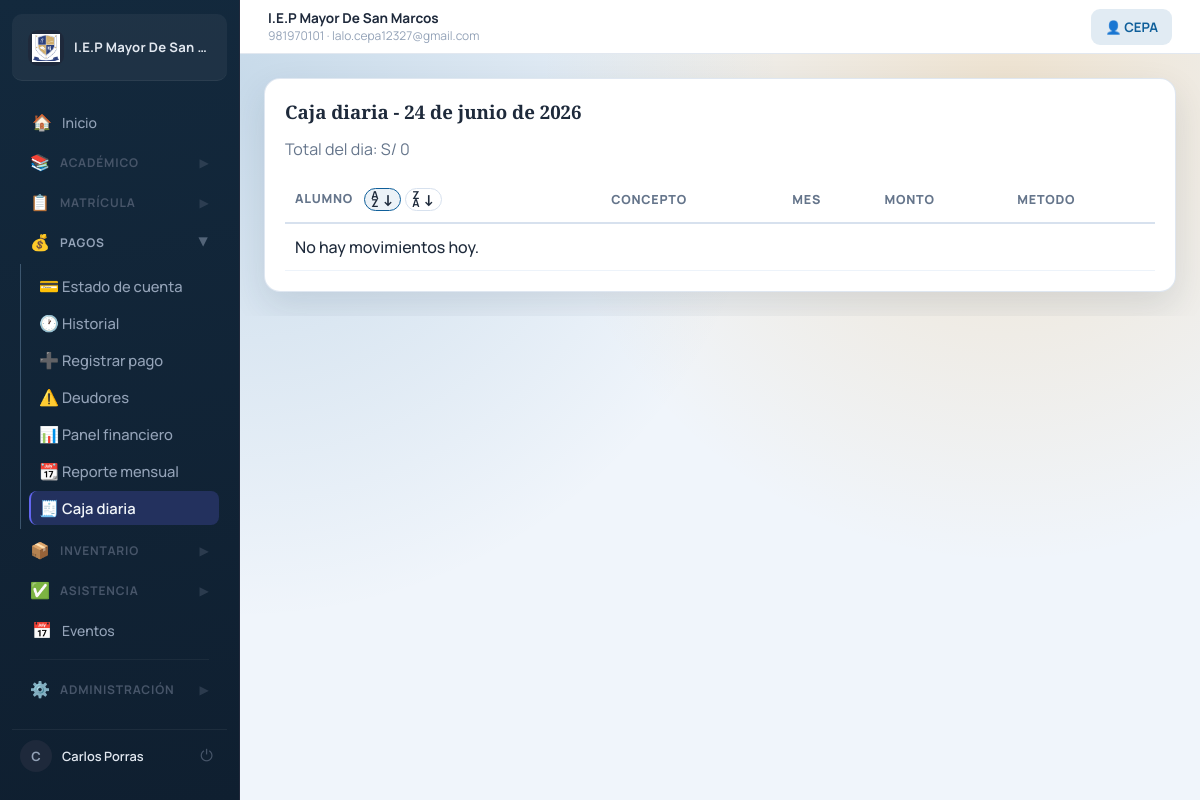
/payments/cash/ (signed in), run on an earlier commit of the app's database.
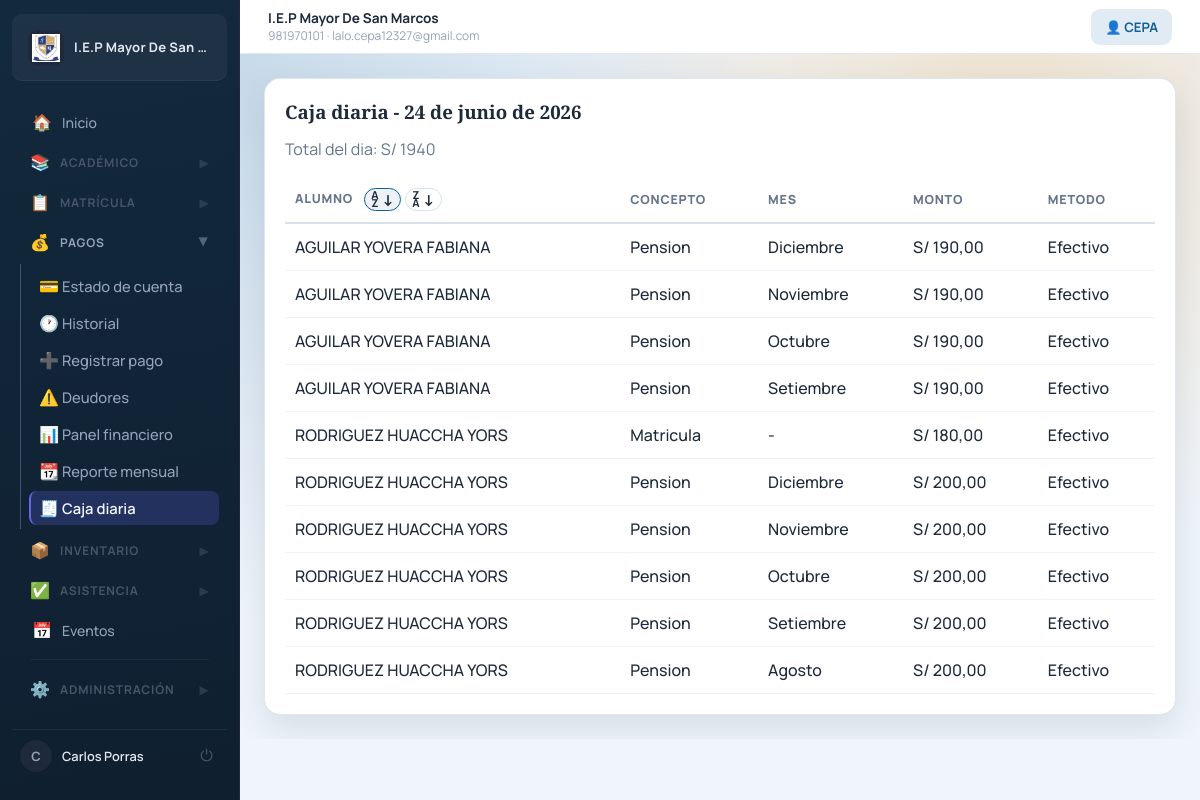
And on a later commit of the database.
### finance/models.py (models this page shows, shortened)
class Payment(models.Model):
    METHOD_CASH = 'cash'
    METHOD_TRANSFER = 'transfer'
    METHOD_YAPE_PLIN = 'yape_plin'
    METHOD_CHOICES = (
        (METHOD_CASH, 'Efectivo'),
        (METHOD_TRANSFER, 'Transferencia'),
        (METHOD_YAPE_PLIN, 'Yape/Plin'),
    )
    fee = models.ForeignKey(Fee, on_delete=models.CASCADE)
    amount = models.DecimalField(max_digits=10, decimal_places=2)
    payment_date = models.DateField(auto_now_add=True)
    method = models.CharField(max_length=20, choices=METHOD_CHOICES, default=METHOD_CASH)
    proof_image = models.FileField(upload_to='payment_proofs/', blank=True, null=True)
    comment = models.TextField(blank=True)

class Fee(models.Model):
    CONCEPT_ENROLLMENT = 'matricula'
    CONCEPT_PENSION = 'pension'
    CONCEPT_SCHOOL_SUPPLIES = 'material_escolar'
    CONCEPT_BOOK = 'libro'
    CONCEPT_BAND_UNIFORM = 'uniforme_banda'
    CONCEPT_SCHOOL_UNIFORM = 'uniforme_colegio'
    CONCEPT_PRODUCT = 'producto_inventario'
    CONCEPT_CHOICES = (
        (CONCEPT_ENROLLMENT, 'Matricula'),
        (CONCEPT_PENSION, 'Pension'),
        (CONCEPT_SCHOOL_SUPPLIES, 'Material escolar'),
        (CONCEPT_BOOK, 'Libro'),
        (CONCEPT_BAND_UNIFORM, 'Uniforme de Banda'),
        (CONCEPT_SCHOOL_UNIFORM, 'Uniforme del Colegio'),
        (CONCEPT_PRODUCT, 'Producto de inventario'),
    )
    MONTH_CHOICES = (
        (1, 'Enero'),
        (2, 'Febrero'),
        (3, 'Marzo'),
        (4, 'Abril'),
        (5, 'Mayo'),
        (6, 'Junio'),
        (7, 'Julio'),
        (8, 'Agosto'),
        (9, 'Setiembre'),
        (10, 'Octubre'),
        (11, 'Noviembre'),
        (12, 'Diciembre'),
    )
    enrollment = models.ForeignKey(Enrollment, on_delete=models.CASCADE)
    concept = models.CharField(max_length=30, choices=CONCEPT_CHOICES)
    pension_month = models.PositiveSmallIntegerField(choices=MONTH_CHOICES, null=True, blank=True)
    course = models.ForeignKey('academic.Course', on_delete=models.SET_NULL, null=True, blank=True, verbose_name="Curso (para libros)")
    inventory_product = models.ForeignKey(
        'inventory.Product',
        on_delete=models.SET_NULL,
        null=True, blank=True,
        verbose_name='Producto de inventario',
        related_name='fees',
    )
    inventory_quantity = models.PositiveIntegerField(default=1, verbose_name='Cantidad vendida')
    amount = models.DecimalField(max_digits=10, decimal_places=2)
    amount_paid = models.DecimalField(max_digits=10, decimal_places=2, default=Decimal('0.00'))
    due_date = models.DateField()
    STATUS = (
        ('pending', 'Pendiente'),
        ('partial', 'Parcial'),
        ('paid', 'Pagado'),
    )
    status = models.CharField(max_length=20, choices=STATUS, default='pending')
    created_at = models.DateTimeField(auto_now_add=True)
    @property
    def pending(self):
        return self.balance

### enrollment/models.py (models this page shows, shortened)
class Enrollment(models.Model):
    STATUS = (
        ('active', 'Activo'),
        ('retired', 'Retirado'),
        ('transferred', 'Trasladado'),
        ('finished', 'Finalizado'),
    )
    student = models.ForeignKey(Student, on_delete=models.CASCADE)
    academic_year = models.ForeignKey(AcademicYear, on_delete=models.CASCADE)
    section = models.ForeignKey(Section, on_delete=models.CASCADE)
    status = models.CharField(max_length=20, choices=STATUS, default='active')
    enrolled_at = models.DateTimeField(auto_now_add=True)

### students/models.py (models this page shows)
class Student(models.Model):
    dni = models.CharField(max_length=8, unique=True)
    first_name = models.CharField(max_length=150)
    last_name = models.CharField(max_length=150)
    birth_date = models.DateField(null=True, blank=True)
    address = models.TextField(blank=True, default='')
    parent_name = models.CharField(max_length=150, blank=True, default='')
    parent_phone = models.CharField(max_length=15, blank=True, default='')
    father_name = models.CharField(max_length=150, blank=True, default='')
    mother_name = models.CharField(max_length=150, blank=True, default='')
    father_phone = models.CharField(max_length=15, blank=True, default='')
    mother_phone = models.CharField(max_length=15, blank=True, default='')
    def __str__(self):
        return f"{self.first_name} {self.last_name}"

### finance/views.py (the view)
# urls.py: path('cash/', cash_report, name='cash_report'),
@role_required('admin', 'director')
def cash_report(request):
    student_order = resolve_student_order(request)
    today = timezone.localdate()
    payments = order_queryset_by_student_name(
        Payment.objects.select_related('fee__enrollment__student').filter(payment_date=today),
        prefix='fee__enrollment__student',
        student_order=student_order,
        extra_fields=['-id'],
    )
    total = payments.aggregate(total=Sum('amount'))['total'] or 0
    context = {'payments': payments, 'total': total, 'today': today}
    context.update(student_order_context(request, student_order))
    return render(request, 'finance/cash_report.html', context)

### core/student_ordering.py (called while the page is built)
def resolve_student_order(request, param='student_order'):
    selected_order = (
        request.GET.get(param)
        or request.POST.get(param)
        or DEFAULT_STUDENT_ORDER
    ).lower()
    if selected_order not in VALID_STUDENT_ORDERS:
        return DEFAULT_STUDENT_ORDER
    return selected_order

def student_order_fields(prefix='', student_order=DEFAULT_STUDENT_ORDER):
    if prefix:
        prefix = prefix if prefix.endswith('__') else f'{prefix}__'
    fields = [
        f'{prefix}first_name',
        f'{prefix}last_name',
    ]
    if student_order == 'za':
        return [f'-{field}' for field in fields]
    return fields

def order_queryset_by_student_name(queryset, prefix='', student_order=DEFAULT_STUDENT_ORDER, extra_fields=None):
    order_fields = list(student_order_fields(prefix=prefix, student_order=student_order))
    if extra_fields:
        order_fields.extend(extra_fields)
    return queryset.order_by(*order_fields)

### schools/context_processors.py (called while the page is built)
def school_context(request):
    system_school = School.objects.order_by('id').first()
    return {
        'system_school': system_school,
    }

### finance/templates/finance/cash_report.html (shortened to what this page needs)
{% extends 'base.html' %}
{% block content %}
<section class="card">
    <div class="section-head">
        <h1>Caja diaria - {{ today }}</h1>
    </div>
    <p class="muted">Total del dia: S/ {{ total }}</p>
    <div class="table-wrap">
        <table>
            <thead>
                <tr>
                    <th>Alumno {% include 'includes/student_order_controls.html' %}</th>
                    <th>Concepto</th>
                    <th>Mes</th>
                    <th>Monto</th>
                    <th>Metodo</th>
                </tr>
            </thead>
            <tbody>
                {% for payment in payments %}
                    <tr>
                        <td>{{ payment.fee.enrollment.student }}</td>
                        <td>{{ payment.fee.get_concept_display }}</td>
                        <td>{{ payment.fee.get_pension_month_display|default:"-" }}</td>
                        <td>S/ {{ payment.amount }}</td>
                        <td>{{ payment.get_method_display }}</td>
                    </tr>
                {% empty %}
                    <tr><td colspan="5">No hay movimientos hoy.</td></tr>
                {% endfor %}
            </tbody>
        </table>
    </div>
</section>
{% endblock %}

What changed in the data, as far as the page shows it:
added Payment: fee.enrollment.student "AGUILAR YOVERA FABIANA", fee.concept "Pension", fee.pension_month "Diciembre", amount "190,00", method "Efectivo"
added Payment: fee.enrollment.student "AGUILAR YOVERA FABIANA", fee.concept "Pension", fee.pension_month "Noviembre", amount "190,00", method "Efectivo"
added Payment: fee.enrollment.student "AGUILAR YOVERA FABIANA", fee.concept "Pension", fee.pension_month "Octubre", amount "190,00", method "Efectivo"
added Payment: fee.enrollment.student "AGUILAR YOVERA FABIANA", fee.concept "Pension", fee.pension_month "Setiembre", amount "190,00", method "Efectivo"
added Payment: fee.enrollment.student "RODRIGUEZ HUACCHA YORS", fee.concept "Matricula", fee.pension_month "-", amount "180,00", method "Efectivo"
added Payment: fee.enrollment.student "RODRIGUEZ HUACCHA YORS", fee.concept "Pension", fee.pension_month "Diciembre", amount "200,00", method "Efectivo"
added Payment: fee.enrollment.student "RODRIGUEZ HUACCHA YORS", fee.concept "Pension", fee.pension_month "Noviembre", amount "200,00", method "Efectivo"
added Payment: fee.enrollment.student "RODRIGUEZ HUACCHA YORS", fee.concept "Pension", fee.pension_month "Octubre", amount "200,00", method "Efectivo"
added Payment: fee.enrollment.student "RODRIGUEZ HUACCHA YORS", fee.concept "Pension", fee.pension_month "Setiembre", amount "200,00", method "Efectivo"
added Payment: fee.enrollment.student "RODRIGUEZ HUACCHA YORS", fee.concept "Pension", fee.pension_month "Agosto", amount "200,00", method "Efectivo"
Also different on the page:
{{ total }}: "0" → "1940"
text no longer shown: "No hay movimientos hoy."
